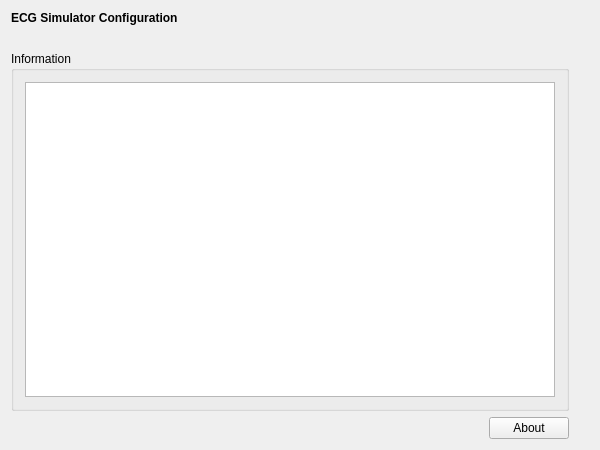
<?xml version="1.0" encoding="UTF-8"?>
<ui version="4.0">
 <class>ECGRunClass</class>
 <widget class="QWidget" name="ECGRunClass">
  <property name="geometry">
   <rect>
    <x>0</x>
    <y>0</y>
    <width>600</width>
    <height>450</height>
   </rect>
  </property>
  <property name="windowTitle">
   <string>ECGRun</string>
  </property>
  <layout class="QVBoxLayout" name="verticalLayout">
   <item>
    <widget class="QLabel" name="m_qLabel_Headline">
     <property name="font">
      <font>
       <weight>75</weight>
       <bold>true</bold>
      </font>
     </property>
     <property name="text">
      <string>ECG Simulator Configuration</string>
     </property>
    </widget>
   </item>
   <item>
    <spacer name="m_qVerticalSpacer_Headline">
     <property name="orientation">
      <enum>Qt::Vertical</enum>
     </property>
     <property name="sizeType">
      <enum>QSizePolicy::Fixed</enum>
     </property>
     <property name="sizeHint" stdset="0">
      <size>
       <width>20</width>
       <height>20</height>
      </size>
     </property>
    </spacer>
   </item>
   <item>
    <layout class="QGridLayout" name="m_qGridLayout_main">
     <item row="0" column="0" colspan="2">
      <widget class="QGroupBox" name="m_qGroupBox_Information">
       <property name="sizePolicy">
        <sizepolicy hsizetype="Preferred" vsizetype="Preferred">
         <horstretch>0</horstretch>
         <verstretch>0</verstretch>
        </sizepolicy>
       </property>
       <property name="title">
        <string>Information</string>
       </property>
       <layout class="QGridLayout" name="gridLayout">
        <item row="0" column="0">
         <widget class="QTextBrowser" name="m_qTextBrowser_Information"/>
        </item>
       </layout>
      </widget>
     </item>
     <item row="1" column="0">
      <spacer name="m_qHorizontalSpacer_About">
       <property name="orientation">
        <enum>Qt::Horizontal</enum>
       </property>
       <property name="sizeHint" stdset="0">
        <size>
         <width>40</width>
         <height>20</height>
        </size>
       </property>
      </spacer>
     </item>
     <item row="1" column="1">
      <widget class="QPushButton" name="m_qPushButton_About">
       <property name="text">
        <string>About</string>
       </property>
      </widget>
     </item>
     <item row="0" column="2">
      <spacer name="m_qVerticalSpacer_Bottom">
       <property name="orientation">
        <enum>Qt::Vertical</enum>
       </property>
       <property name="sizeHint" stdset="0">
        <size>
         <width>20</width>
         <height>142</height>
        </size>
       </property>
      </spacer>
     </item>
    </layout>
   </item>
  </layout>
 </widget>
 <layoutdefault spacing="6" margin="11"/>
 <resources/>
 <connections/>
</ui>
